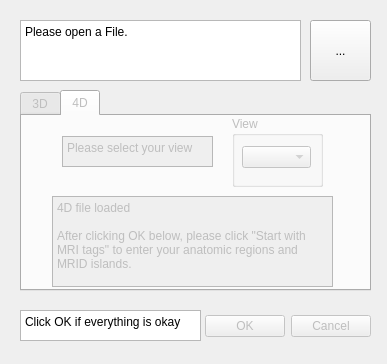
<?xml version="1.0" encoding="UTF-8"?>
<ui version="4.0">
 <class>Dialog</class>
 <widget class="QDialog" name="Dialog">
  <property name="geometry">
   <rect>
    <x>0</x>
    <y>0</y>
    <width>387</width>
    <height>364</height>
   </rect>
  </property>
  <property name="windowTitle">
   <string>Dialog</string>
  </property>
  <widget class="QDialogButtonBox" name="buttonBox_OK">
   <property name="enabled">
    <bool>false</bool>
   </property>
   <property name="geometry">
    <rect>
     <x>30</x>
     <y>310</y>
     <width>341</width>
     <height>32</height>
    </rect>
   </property>
   <property name="orientation">
    <enum>Qt::Orientation::Horizontal</enum>
   </property>
   <property name="standardButtons">
    <set>QDialogButtonBox::StandardButton::Cancel|QDialogButtonBox::StandardButton::Ok</set>
   </property>
  </widget>
  <widget class="QToolButton" name="toolButton_LoadFile">
   <property name="geometry">
    <rect>
     <x>310</x>
     <y>20</y>
     <width>61</width>
     <height>61</height>
    </rect>
   </property>
   <property name="toolTip">
    <string>Load File</string>
   </property>
   <property name="toolTipDuration">
    <number>0</number>
   </property>
   <property name="text">
    <string>...</string>
   </property>
   <property name="icon">
    <iconset theme="QIcon::ThemeIcon::DocumentOpen"/>
   </property>
   <property name="iconSize">
    <size>
     <width>30</width>
     <height>30</height>
    </size>
   </property>
  </widget>
  <widget class="QTabWidget" name="tabWidget">
   <property name="enabled">
    <bool>false</bool>
   </property>
   <property name="geometry">
    <rect>
     <x>20</x>
     <y>90</y>
     <width>351</width>
     <height>201</height>
    </rect>
   </property>
   <property name="currentIndex">
    <number>1</number>
   </property>
   <widget class="QWidget" name="tab_3d">
    <attribute name="title">
     <string>3D</string>
    </attribute>
    <widget class="QPlainTextEdit" name="plainTextEdit_2">
     <property name="geometry">
      <rect>
       <x>20</x>
       <y>20</y>
       <width>241</width>
       <height>111</height>
      </rect>
     </property>
     <property name="plainText">
      <string>3D File selected: 3D Segtmentation and Re-slicing.

Please select the right Tab once the data is loaded!</string>
     </property>
    </widget>
   </widget>
   <widget class="QWidget" name="tab_4d">
    <attribute name="title">
     <string>4D</string>
    </attribute>
    <widget class="QGroupBox" name="groupBox">
     <property name="geometry">
      <rect>
       <x>210</x>
       <y>0</y>
       <width>91</width>
       <height>71</height>
      </rect>
     </property>
     <property name="title">
      <string>View</string>
     </property>
     <widget class="QComboBox" name="comboBox_view">
      <property name="geometry">
       <rect>
        <x>10</x>
        <y>30</y>
        <width>69</width>
        <height>22</height>
       </rect>
      </property>
      <item>
       <property name="text">
        <string/>
       </property>
      </item>
      <item>
       <property name="text">
        <string>Coronal</string>
       </property>
      </item>
      <item>
       <property name="text">
        <string>Sagittal</string>
       </property>
      </item>
     </widget>
    </widget>
    <widget class="QPlainTextEdit" name="plainTextEdit_3">
     <property name="geometry">
      <rect>
       <x>40</x>
       <y>20</y>
       <width>151</width>
       <height>31</height>
      </rect>
     </property>
     <property name="plainText">
      <string>Please select your view</string>
     </property>
    </widget>
    <widget class="QPlainTextEdit" name="infotext_4D">
     <property name="enabled">
      <bool>false</bool>
     </property>
     <property name="geometry">
      <rect>
       <x>30</x>
       <y>80</y>
       <width>281</width>
       <height>91</height>
      </rect>
     </property>
     <property name="plainText">
      <string>4D file loaded

After clicking OK below, please click &quot;Start with MRI tags&quot; to enter your anatomic regions and MRID islands.</string>
     </property>
    </widget>
   </widget>
  </widget>
  <widget class="QPlainTextEdit" name="plainTextEdit_file">
   <property name="geometry">
    <rect>
     <x>20</x>
     <y>20</y>
     <width>281</width>
     <height>61</height>
    </rect>
   </property>
   <property name="plainText">
    <string>Please open a File.</string>
   </property>
  </widget>
  <widget class="QPlainTextEdit" name="plainTextEdit_4">
   <property name="geometry">
    <rect>
     <x>20</x>
     <y>310</y>
     <width>181</width>
     <height>31</height>
    </rect>
   </property>
   <property name="plainText">
    <string>Click OK if everything is okay</string>
   </property>
  </widget>
 </widget>
 <resources/>
 <connections>
  <connection>
   <sender>buttonBox_OK</sender>
   <signal>accepted()</signal>
   <receiver>Dialog</receiver>
   <slot>accept()</slot>
   <hints>
    <hint type="sourcelabel">
     <x>248</x>
     <y>254</y>
    </hint>
    <hint type="destinationlabel">
     <x>157</x>
     <y>274</y>
    </hint>
   </hints>
  </connection>
  <connection>
   <sender>buttonBox_OK</sender>
   <signal>rejected()</signal>
   <receiver>Dialog</receiver>
   <slot>reject()</slot>
   <hints>
    <hint type="sourcelabel">
     <x>316</x>
     <y>260</y>
    </hint>
    <hint type="destinationlabel">
     <x>286</x>
     <y>274</y>
    </hint>
   </hints>
  </connection>
 </connections>
</ui>
